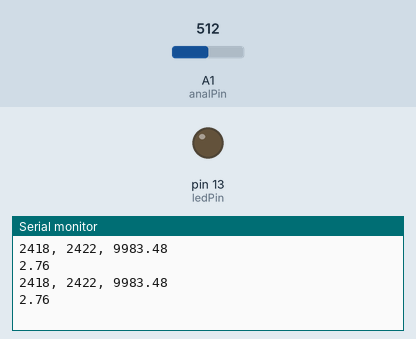
The sketch below on a simulated Arduino Uno, built with avr-gcc and run on an emulated ATmega328P. On the bench: output pins drawn as LEDs (lit = HIGH), the last lines printed to the serial monitor. Inputs (shaded band) come from the test bench; at power-on: A1 (analPin) = 512.

Above: at 3.8 s.
3.9 s: A1 (analPin) set to 0
At 6.9 s:
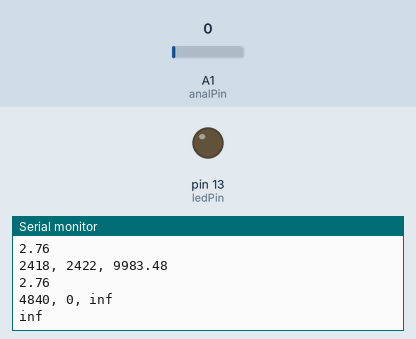
7.8 s: A1 (analPin) set to 1023
At 10.5 s:
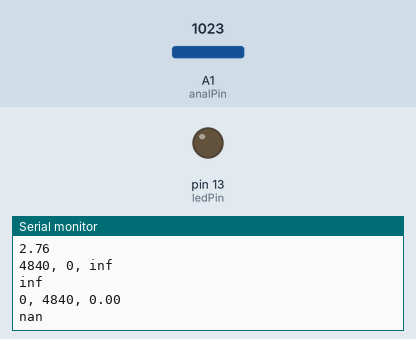

The sketch:

temp_04.ino
```cpp
/*
 NTC 3470 Temp sonsor
 analog 0: V out
*/
int analPin = 1;
int ledPin = 13;   // select the pin for the LED
int val = 0;       // variable to store the value coming from the sensor
long x=0, vcc=4840;
float th=0,ce=0;

void setup() {
  pinMode(ledPin, OUTPUT);  // declare the ledPin as an OUTPUT
  Serial.begin(9600);
}

void loop() {
  val = analogRead(analPin);    // read the value from the sensor
  digitalWrite(ledPin, HIGH);  // turn the ledPin on
  x = map(val,0,1023,0,vcc);
  th = (((float)(vcc-x)*10.0)/(float)x)*1000.0;
  ce = ((log(4.0*th - 3000.0) / (-0.024119329) + 473)-32.0)/1.8;

  Serial.print(vcc-x);
  Serial.print(", ");
  Serial.print(x);
  Serial.print(", ");
  Serial.println(th);
  //Serial.print(", ");
  Serial.println(ce);
  digitalWrite(ledPin, LOW);   // turn the ledPin off
  delay(3000);                  // stop the program for some time
}
```

Measured:
- after the input at 3.9 s, the serial monitor: prints a new line after 2.1 s (image 1)
- after the input at 7.8 s, the serial monitor: prints a new line after 1.2 s (image 2)
